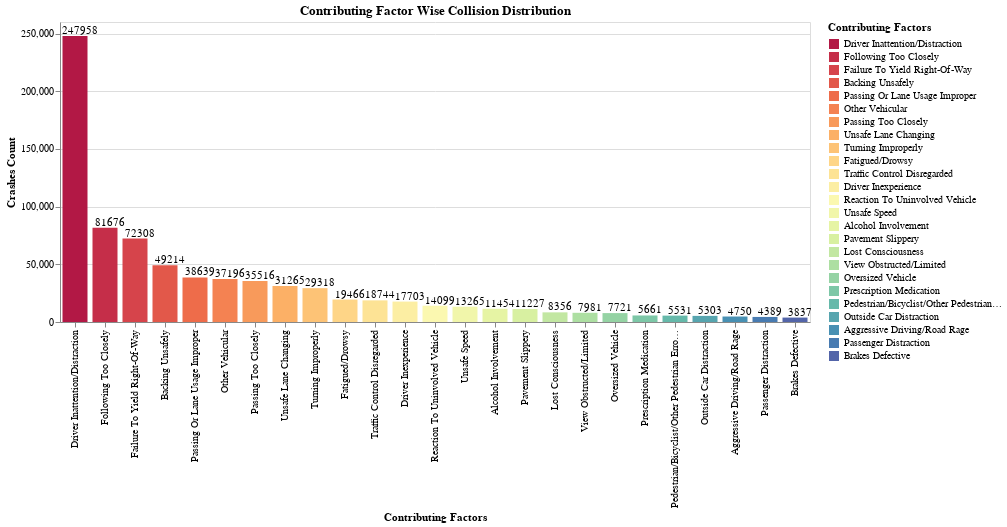

The cell this chart's notebook holds for it:
### Code cell
title = 'Contributing Factor Wise Collision Distribution'
crashes_rootCause = crashes.groupby('contributing_factor_vehicle_1')['collision_id']   \
                        .count().reset_index()                                         \
                        .sort_values('collision_id', ascending=False).reset_index(drop=True).head(26)

crashes_rootCause = crashes_rootCause.drop(0)
crashes_rootCause.columns = ['Contributing Factors', 'Crashes Count']
col_order = crashes_rootCause['Crashes Count'].sort_values(ascending=False).to_list()

bar = draw_bar_col(crashes_rootCause, 'Contributing Factors','Crashes Count')
text = draw_text(crashes_rootCause, 'Contributing Factors','Crashes Count')
(bar +text).properties(width=750,height=300, title=title)

### Figure 1 — Vega-Lite specification as saved in the notebook (floating-point values rounded to 4 significant figures)
{"config": {"view": {"continuousWidth": 400, "continuousHeight": 300}}, "layer": [{"mark": {"type": "bar", "width": 25}, "encoding": {"color": {"type": "nominal", "field": "Contributing Factors", "scale": {"reverse": false, "scheme": "Spectral"}, "sort": [247958, 81676, 72308, 49214, 38639, 37196, 35516, 31265, 29318, 19466, 18744, 17703, 14099, 13265, 11454, 11227, 8356, 7981, 7721, 5661, 5531, 5303, 4750, 4389, 3837]}, "x": {"type": "nominal", "field": "Contributing Factors", "sort": [247958, 81676, 72308, 49214, 38639, 37196, 35516, 31265, 29318, 19466, 18744, 17703, 14099, 13265, 11454, 11227, 8356, 7981, 7721, 5661, 5531, 5303, 4750, 4389, 3837]}, "y": {"type": "quantitative", "field": "Crashes Count", "title": "Crashes Count"}}}, {"mark": {"type": "text", "align": "center", "dx": 5, "dy": -5}, "encoding": {"text": {"type": "quantitative", "field": "Crashes Count"}, "x": {"type": "nominal", "field": "Contributing Factors", "sort": [247958, 81676, 72308, 49214, 38639, 37196, 35516, 31265, 29318, 19466, 18744, 17703, 14099, 13265, 11454, 11227, 8356, 7981, 7721, 5661, 5531, 5303, 4750, 4389, 3837]}, "y": {"type": "quantitative", "field": "Crashes Count", "title": "Crashes Count"}}}], "data": {"name": "data-5ecb136ac280bdc9e3fa91c7a7aea4ad"}, "height": 300, "title": "Contributing Factor Wise Collision Distribution", "width": 750, "$schema": "https://vega.github.io/schema/vega-lite/v4.8.1.json", "datasets": {"data-5ecb136ac280bdc9e3fa91c7a7aea4ad": [{"Contributing Factors": "Driver Inattention/Distraction", "Crashes Count": 247958}, {"Contributing Factors": "Following Too Closely", "Crashes Count": 81676}, {"Contributing Factors": "Failure To Yield Right-Of-Way", "Crashes Count": 72308}, {"Contributing Factors": "Backing Unsafely", "Crashes Count": 49214}, {"Contributing Factors": "Passing Or Lane Usage Improper", "Crashes Count": 38639}, {"Contributing Factors": "Other Vehicular", "Crashes Count": 37196}, {"Contributing Factors": "Passing Too Closely", "Crashes Count": 35516}, {"Contributing Factors": "Unsafe Lane Changing", "Crashes Count": 31265}, {"Contributing Factors": "Turning Improperly", "Crashes Count": 29318}, {"Contributing Factors": "Fatigued/Drowsy", "Crashes Count": 19466}, {"Contributing Factors": "Traffic Control Disregarded", "Crashes Count": 18744}, {"Contributing Factors": "Driver Inexperience", "Crashes Count": 17703}, {"Contributing Factors": "Reaction To Uninvolved Vehicle", "Crashes Count": 14099}, {"Contributing Factors": "Unsafe Speed", "Crashes Count": 13265}, {"Contributing Factors": "Alcohol Involvement", "Crashes Count": 11454}, {"Contributing Factors": "Pavement Slippery", "Crashes Count": 11227}, {"Contributing Factors": "Lost Consciousness", "Crashes Count": 8356}, {"Contributing Factors": "View Obstructed/Limited", "Crashes Count": 7981}, {"Contributing Factors": "Oversized Vehicle", "Crashes Count": 7721}, {"Contributing Factors": "Prescription Medication", "Crashes Count": 5661}, {"Contributing Factors": "Pedestrian/Bicyclist/Other Pedestrian Error/Confusion", "Crashes Count": 5531}, {"Contributing Factors": "Outside Car Distraction", "Crashes Count": 5303}, {"Contributing Factors": "Aggressive Driving/Road Rage", "Crashes Count": 4750}, {"Contributing Factors": "Passenger Distraction", "Crashes Count": 4389}, {"Contributing Factors": "Brakes Defective", "Crashes Count": 3837}]}}
